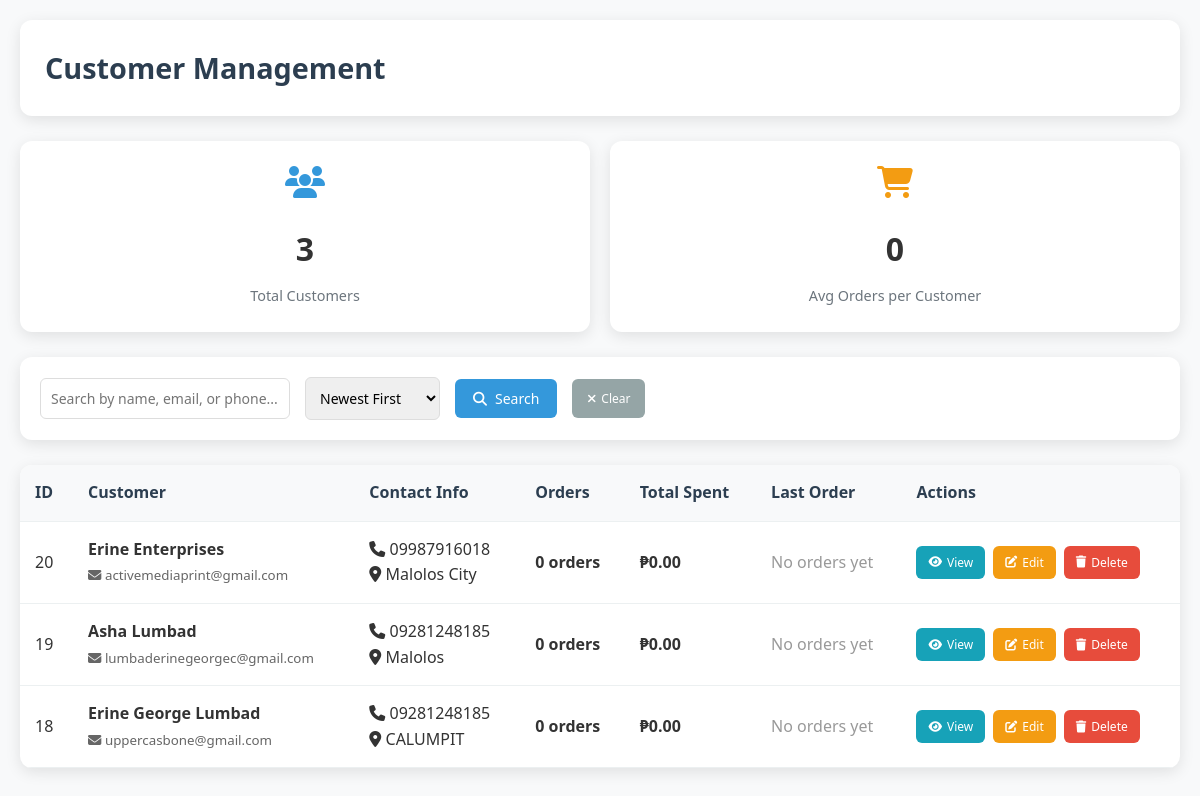
The app's page /pages/website/admin_customers.php (signed in), older data.
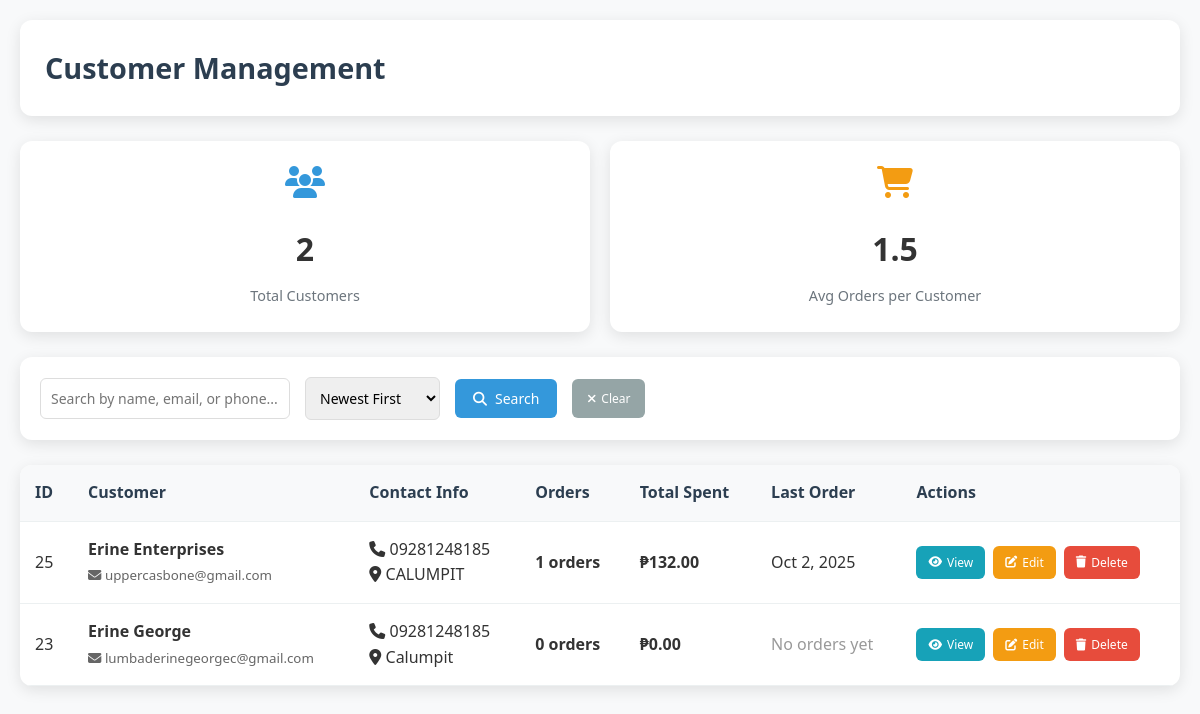
The same page, newer data.
### tables this page shows
CREATE TABLE `users` (
  `id` int(11) NOT NULL,
  `username` varchar(50) NOT NULL,
  `password` varchar(255) NOT NULL,
  `role` enum('admin','employee','customer') NOT NULL DEFAULT 'employee'
);

### pages/website/admin_customers.php (the view, shortened to what the changed rows need)
<?php
require_once '../../config/db.php';
$sort = $_GET['sort'] ?? 'newest';
$query = "SELECT u.*,
                 pc.first_name, pc.last_name, pc.contact_number, pc.city,
                 cc.company_name, cc.contact_person, cc.contact_number as company_contact, cc.city as company_city,
                 COUNT(o.order_id) as order_count,
                 COALESCE(SUM(o.total_amount), 0) as total_spent,
                 MAX(o.created_at) as last_order_date
          FROM users u
          LEFT JOIN personal_customers pc ON u.id = pc.user_id
          LEFT JOIN company_customers cc ON u.id = cc.user_id
          LEFT JOIN orders o ON u.id = o.user_id AND o.status IN ('paid', 'processing', 'ready_for_pickup', 'completed')
          WHERE u.role = 'customer'";
$query .= " GROUP BY u.id";
switch ($sort) {
    case 'newest':
    default:
        $query .= " ORDER BY u.id DESC";
        break;
}
$stmt = $inventory->prepare($query);
$stmt->execute();
$customers_result = $stmt->get_result();
$customers = [];
while ($row = $customers_result->fetch_assoc()) {
    $customers[] = $row;
}
$stats_query = "SELECT
    COUNT(*) as total_customers,
    AVG(order_count) as avg_orders_per_customer
    FROM (
        SELECT u.id, COUNT(o.order_id) as order_count
        FROM users u
        LEFT JOIN orders o ON u.id = o.user_id
        WHERE u.role = 'customer'
        GROUP BY u.id
    ) as customer_stats";
$stats_result = $inventory->query($stats_query);
$stats = $stats_result->fetch_assoc();
?>
<!DOCTYPE html>
<html lang="en">
<head>
    <link rel="stylesheet" href="https://cdnjs.cloudflare.com/ajax/libs/font-awesome/6.4.0/css/all.min.css">
</head>
<body>
    <div class="admin-container">
        <div class="main-content">
            <div class="header">
                <h1>Customer Management</h1>
            </div>
            <div class="stats-grid">
                <div class="stat-card customers">
                    <i class="fas fa-users"></i>
                    <div class="stat-number"><?php echo $stats['total_customers']; ?></div>
                    <div class="stat-label">Total Customers</div>
                </div>
                <div class="stat-card orders">
                    <i class="fas fa-shopping-cart"></i>
                    <div class="stat-number"><?php echo round($stats['avg_orders_per_customer'], 1); ?></div>
                    <div class="stat-label">Avg Orders per Customer</div>
                </div>
            </div>
            <div class="customers-table">
                <table class="table">
                    <thead>
                        <tr>
                            <th>ID</th>
                            <th>Customer</th>
                            <th>Contact Info</th>
                            <th>Orders</th>
                            <th>Total Spent</th>
                            <th>Last Order</th>
                            <th>Actions</th>
                        </tr>
                    </thead>
                    <tbody>
                        <?php foreach ($customers as $customer): ?>
                            <tr>
                                <td><?php echo $customer['id']; ?></td>
                                <td>
                                    <strong>
                                        <?php
                                        if (!empty($customer['first_name'])) {
                                            echo htmlspecialchars($customer['first_name'] . ' ' . $customer['last_name']);
                                        } elseif (!empty($customer['company_name'])) {
                                            echo htmlspecialchars($customer['company_name']);
                                        } else {
                                            echo 'Customer';
                                        }
                                        ?>
                                    </strong>
                                    <br>
                                    <small style="color: #666;">
                                        <i class="fas fa-envelope"></i> <?php echo htmlspecialchars($customer['username']); ?>
                                    </small>
                                </td>
                                <td>
                                    <?php if (!empty($customer['contact_number']) || !empty($customer['company_contact'])): ?>
                                        <i class="fas fa-phone"></i>
                                        <?php echo htmlspecialchars($customer['contact_number'] ?: $customer['company_contact']); ?>
                                        <br>
                                    <?php endif; ?>
                                    <?php if (!empty($customer['city']) || !empty($customer['company_city'])): ?>
                                        <i class="fas fa-map-marker-alt"></i>
                                        <?php echo htmlspecialchars($customer['city'] ?: $customer['company_city']); ?>
                                    <?php else: ?>
                                        <span style="color: #999;">No location info</span>
                                    <?php endif; ?>
                                </td>
                                <td>
                                    <strong><?php echo $customer['order_count']; ?> orders</strong>
                                </td>
                                <td>
                                    <strong>₱<?php echo number_format($customer['total_spent'], 2); ?></strong>
                                </td>
                                <td>
                                    <?php if ($customer['last_order_date']): ?>
                                        <?php echo date('M j, Y', strtotime($customer['last_order_date'])); ?>
                                    <?php else: ?>
                                        <span style="color: #999;">No orders yet</span>
                                    <?php endif; ?>
                                </td>
                                <td>
                                    <div class="action-buttons">
                                        <button class="btn btn-info" onclick="viewCustomerDetails(<?php echo $customer['id']; ?>)">
                                            <i class="fas fa-eye"></i> View
                                        </button>
                                        <button class="btn btn-warning" onclick="editCustomer(<?php echo $customer['id']; ?>)">
                                            <i class="fas fa-edit"></i> Edit
                                        </button>
                                        <button class="btn btn-danger" onclick="confirmDelete(<?php echo $customer['id']; ?>, '<?php echo htmlspecialchars($customer['username']); ?>')">
                                            <i class="fas fa-trash"></i> Delete
                                        </button>
                                    </div>
                                </td>
                            </tr>
                        <?php endforeach; ?>
                    </tbody>
                </table>
            </div>
        </div>
    </div>
</body>
</html>

Row changes from the older to the newer data that the page shows:
removed users: id "20", company_name "Erine Enterprises", username "activemediaprint@gmail.com", company_contact "09987916018", company_city "Malolos City", order_count "0", total_spent "0.00", shows "No orders yet"
removed users: id "19", last_name "Asha Lumbad", username "lumbaderinegeorgec@gmail.com", company_contact "09281248185", company_city "Malolos", order_count "0", total_spent "0.00", shows "No orders yet"
removed users: id "18", last_name "Erine George Lumbad", username "uppercasbone@gmail.com", company_contact "09281248185", company_city "CALUMPIT", order_count "0", total_spent "0.00", shows "No orders yet"
added users: id "25", company_name "Erine Enterprises", username "uppercasbone@gmail.com", company_contact "09281248185", company_city "CALUMPIT", order_count "1", total_spent "132.00", last_order_date "Oct 2, 2025"
added users: id "23", last_name "Erine George", username "lumbaderinegeorgec@gmail.com", company_contact "09281248185", company_city "Calumpit", order_count "0", total_spent "0.00", shows "No orders yet"
Text that changed along with them:
$stats['total_customers']: "3" → "2"
$stats['avg_orders_per_customer']: "0" → "1.5"
